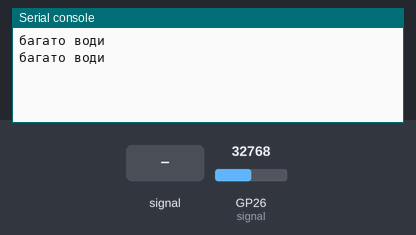
The program below on a simulated Raspberry Pi Pico running MicroPython. Shown: the last lines printed to the serial console. The inputs (shaded band) are chosen by the test bench; at power-on: GP26 (signal) = 32768 (analog values on the 0–65535 scale).

Above: at 1.2 s.
1.3 s: GP26 (signal) fed a 1000 Hz sine of ±16383 counts around its level
At 4.8 s:
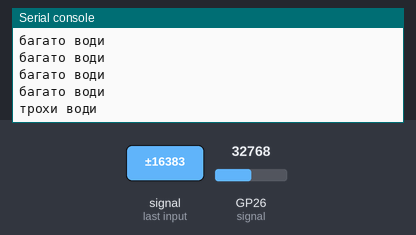
5.4 s: GP26 (signal) set to 2545
At 6.9 s:
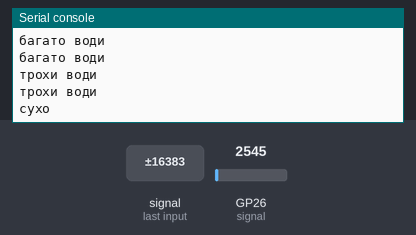

Measured:
- after the input at 1.3 s, the serial console: prints a new line after 2.8 s (image 1)
- after the input at 5.4 s, the serial console: prints a new line after 0.67 s (image 2)

The program:

main.py
```python
from machine import Pin, ADC
import time

power = Pin(7, Pin.OUT)          # цифрова ніжка живить давач (+ HW-038)
power.value(0)                   # за замовчуванням давач знеструмлений
signal = ADC(Pin(26))            # аналоговий вхід ← S (OUT) давача

def read_water_level():
    power.value(1)               # подали живлення на гребінку
    time.sleep_ms(10)            # ~10 мс, щоб сигнал усталився
    value = signal.read_u16()    # 0..65535 на 16-бітному АЦП
    power.value(0)               # одразу знеструмили — менше корозії
    return value

while True:
    level = read_water_level()

    # Пороги ПІД СВОЮ воду — визнач їх дослідом, не бери чужі!
    if level < 3200:             # ~50/1023 у масштабі 0..65535
        print("сухо")
    elif level < 25600:          # ~400/1023 у масштабі 0..65535
        print("трохи води")
    else:
        print("багато води")

    time.sleep(1)                # раз на секунду досить; давач і так не живимо постійно
```
